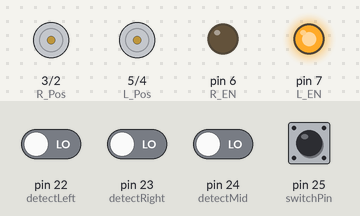
A sketch run on a simulated Arduino Mega 2560, built with avr-gcc and run on an emulated ATmega2560. Parts: motor-driver pin pairs drawn as motors (green arrow = first pin HIGH = forward, orange = second pin HIGH = backward, longer = more drive), output pins drawn as LEDs (lit = HIGH). The inputs (shaded band) are chosen by the test bench; at power-on: pin 25 (switchPin) HIGH, pin 22 (detectLeft), pin 23 (detectRight), pin 24 (detectMid) LOW.

Above: at 1.2 s.
1.3 s: pin 25 (switchPin) pulled LOW for 0.15 s
At 1.7 s:
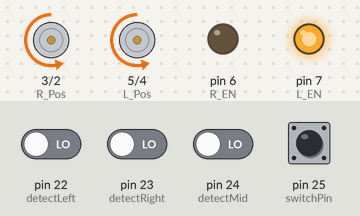
3.3 s: pin 25 (switchPin) pulled LOW for 1 s
At 4.8 s:
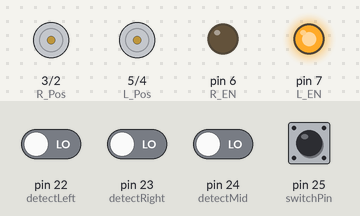
5.8 s: pin 22 (detectLeft) driven HIGH and pin 23 (detectRight) driven HIGH and pin 24 (detectMid) driven HIGH and pin 25 (switchPin) driven LOW
At 7.0 s:
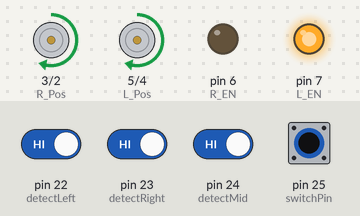
7.3 s: pin 22 (detectLeft) driven LOW
At 10.2 s:
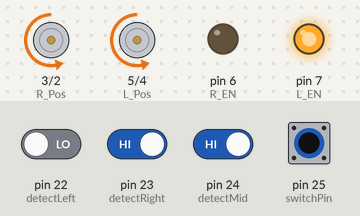
10.3 s: pin 23 (detectRight) driven LOW
13.3 s: pin 25 (switchPin) driven HIGH
At 14.2 s:
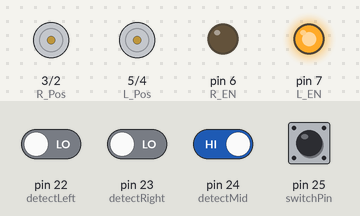
Timing chart, 0 to 15.8 s (numbered marks = the images above; inputs shaded):
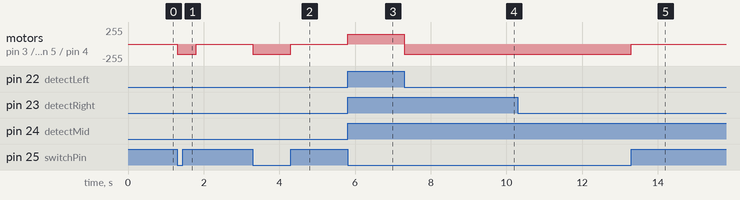

The sketch:

ModeFreeMain.ino
```cpp
#include "ModeFree.h"

int switchPin = 25;
int mode = 1;    //避障模式
void setup() {
  // put your setup code here, to run once:
  //  Serial3.begin(9600); //Wifi串口
  Serial.begin(9600);    //调试用串口
  pinMode(switchPin, INPUT_PULLUP);
  Motion::motionSetup();
  ModeFree::modeSetup();
}

void loop() {
  // put your main code here, to run repeatedly:
  //  Serial.println(digitalRead(switchPin));
  if (!digitalRead(switchPin)) {
    //    Serial.println(digitalRead(switchPin));
    switch (mode) {
      case 1:
        ModeFree::modeLoop();
    }
  }
  else {
    Motion::motionStop();
  }
  //Serial.println(digitalRead(22));
}
```

ModeFree.h
```cpp
#include "Arduino.h"
#include"Motion.h"

namespace ModeFree {
int detectLeft = 22;    //左侧红外避障模块检测
int detectRight = 23;  //右侧红外避障模块检测
int detectMid = 24;    //中间红外避障模块检测

int forwardPWM = 150;
int backwardPWM = 150;
int turnLeftPWM = 150;
int turnRightPWM = 150;


unsigned long keepTime = 0;

void modeSetup() {
  pinMode(detectLeft, INPUT);
  pinMode(detectRight, INPUT);
  pinMode(detectMid, INPUT);
}

void modeLoop() {
  bool mid = !digitalRead(detectMid);
  bool left = !digitalRead(detectLeft);
  bool right = !digitalRead(detectRight);
  if (mid) {                        //前方检测到障碍物
    Motion::backward(backwardPWM, 500, true);
    //int randomAngle=random()
    Motion::turnLeft(turnLeftPWM);
    keepTime=millis()+1500;         //左转需要持续的时间为1500m，下同
  }
  else if (!left && !right) {      //全部无检测到障碍物
    if (millis() >= keepTime) {
      Motion::forward(forwardPWM);
      //    Motion::forward(forwardPWM,1000);
      //    Serial.println("1");
    }
  }
  else if (left && right) {        //左右传感器均检测到障碍物
    Motion::backward(backwardPWM, 500, true);
    //int randomAngle=random()
    Motion::turnLeft(turnLeftPWM);
    keepTime=millis()+1500;         //左转需要持续的时间为1500m，下同
    //    Serial.println("2");
  }
  else if (left) {                //仅左边检测到障碍物
    Motion::backward(backwardPWM, 200);
    Motion::turnRight(turnRightPWM);
    keepTime=millis()+1000;         //左转需要持续的时间为1000m，下同
    //    Serial.println("3");
  }
  else {                          //仅邮编检测到障碍物
    Motion::backward(backwardPWM, 200);
    Motion::turnLeft(turnLeftPWM);
    keepTime=millis()+1000;         //左转需要持续的时间为1000m
    //    Serial.println("4");
  }
  //  Serial.print(left);
  //  Serial.print(' ');
  //  Serial.println(right);
}
};
```

Motion.h
```cpp
#include "Arduino.h"


namespace Motion {
int L_EN = 7;    // L293驱动板（LEN）
int R_EN = 6;    // L293驱动板（REN）
int L_Pos = 5;   // L293驱动板（L+）
int L_Neg = 4;   // L293驱动板（L-）
int R_Pos = 3;   // L293驱动板（R+）
int R_Neg = 2;   // L293驱动板（R-）
void motionSetup() {
  pinMode(L_Pos, OUTPUT);
  pinMode(L_Neg, OUTPUT);
  pinMode(R_Pos, OUTPUT);
  pinMode(R_Neg, OUTPUT);
  pinMode(L_EN, OUTPUT);
  pinMode(R_EN, OUTPUT);
  digitalWrite(L_Pos, LOW);
  digitalWrite(L_Neg, LOW);
  digitalWrite(R_Pos, LOW);
  digitalWrite(R_Neg, LOW);
  digitalWrite(L_EN, HIGH);
  digitalWrite(L_EN, HIGH);
}
void motionStop() {
  analogWrite(L_Pos, 0);
  analogWrite(L_Neg, 0);
  analogWrite(R_Pos, 0);
  analogWrite(R_Neg, 0);
}
void turnLeft(int pwm, int mtime = 0, bool needStop = false) {
  pwm = constrain(pwm, 0, 255);
  analogWrite(L_Pos, 0);
  analogWrite(L_Neg, 0);
  analogWrite(R_Pos, pwm);
  analogWrite(R_Neg, 0);
  delay(mtime);
  if (needStop) {
    motionStop();
  }
}
void turnRight(int pwm, int mtime = 0, bool needStop = false) {
  pwm = constrain(pwm, 0, 255);
  analogWrite(L_Pos, pwm);
  analogWrite(L_Neg, 0);
  analogWrite(R_Pos, 0);
  analogWrite(R_Neg, 0);
  delay(mtime);
  if (needStop) {
    motionStop();
  }
}
void forward(int pwm, int mtime = 0, bool needStop = false) {
  pwm = constrain(pwm, 0, 255);
  analogWrite(L_Pos, pwm);
  analogWrite(L_Neg, 0);
  analogWrite(R_Pos, pwm);
  analogWrite(R_Neg, 0);
  delay(mtime);
  if (needStop) {
    motionStop();
  }
}
void backward(int pwm, int mtime = 0, bool needStop = false) {
  pwm = constrain(pwm, 0, 255);
  analogWrite(L_Pos, 0);
  analogWrite(L_Neg, pwm);
  analogWrite(R_Pos, 0);
  analogWrite(R_Neg, pwm);
  delay(mtime);
  if (needStop) {
    motionStop();
  }
}

};
```

Measured:
- after the input at 1.3 s, motor on pin 3 (R_Pos) / pin 2 (R_Neg), motor on pin 5 (L_Pos) / pin 4 (L_Neg): stopped → backward 150/255 at once, → stopped 0.50 s later
- after the input at 3.3 s, motor on pin 3 (R_Pos) / pin 2 (R_Neg), motor on pin 5 (L_Pos) / pin 4 (L_Neg): stopped → backward 150/255 at once, → stopped 1.0 s later
- after the input at 5.8 s, motor on pin 3 (R_Pos) / pin 2 (R_Neg), motor on pin 5 (L_Pos) / pin 4 (L_Neg): stopped → forward 150/255 at once
- after the input at 7.3 s, motor on pin 3 (R_Pos) / pin 2 (R_Neg), motor on pin 5 (L_Pos) / pin 4 (L_Neg): forward 150/255 → backward 150/255 at once
- after the input at 13.3 s, motor on pin 3 (R_Pos) / pin 2 (R_Neg), motor on pin 5 (L_Pos) / pin 4 (L_Neg): backward 150/255 → stopped at once
